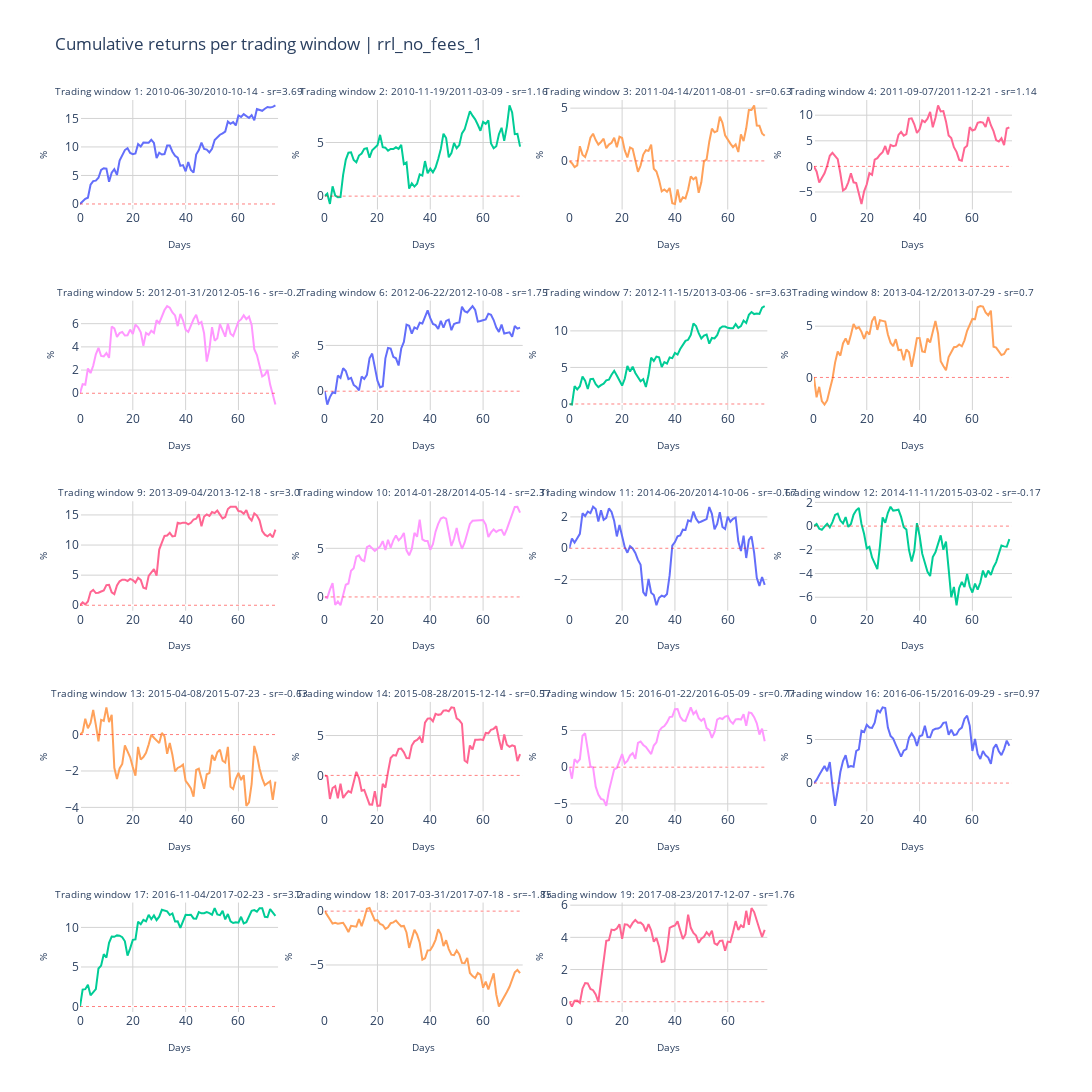

The cell this chart's notebook holds for it:
### Code cell
metric ="Cumulative returns"
fig_title = f"{metric} per trading window | {setting}"

ncols = 4
nrows = generate_nrows(len(batch_names), ncols)

titles = generate_subplot_titles(batch_names)

fig = init_subplots(nrows, ncols, titles)
fig = populate_subplots(fig, df, batch_names, titles, ncols, y_varname=metric, initial_invest=initial_invest)

layout = generate_layout(
    fig_height=1200, 
    fig_width=1400, 
    fig_title=fig_title)
    
fig.update_layout(layout)

### Figure 1 — Plotly figure (JSON) as saved in the notebook; plotly's stock layout.template omitted (floating-point values rounded to 4 significant figures)
{"data": [{"name": " sr=3.69", "showlegend": false, "type": "scatter", "x": [0, 1, 2, 3, 4, 5, 6, 7, 8, 9, 10, 11, 12, 13, 14, 15, 16, 17, 18, 19, 20, 21, 22, 23, 24, 25, 26, 27, 28, 29, 30, 31, 32, 33, 34, 35, 36, 37, 38, 39, 40, 41, 42, 43, 44, 45, 46, 47, 48, 49, 50, 51, 52, 53, 54, 55, 56, 57, 58, 59, 60, 61, 62, 63, 64, 65, 66, 67, 68, 69, 70, 71, 72, 73, 74], "xaxis": "x", "y": [0, 0.4337, 0.8932, 1.099, 3.366, 4.019, 4.087, 4.595, 5.974, 6.269, 6.213, 3.882, 5.474, 6.094, 5.09, 7.607, 8.662, 9.458, 9.785, 8.956, 8.723, 8.857, 10.51, 10.08, 10.76, 10.77, 10.75, 11.25, 10.7, 8.065, 8.986, 8.67, 8.745, 10.24, 10.25, 9.168, 8.437, 8.115, 6.679, 6.808, 5.73, 7.349, 5.962, 5.512, 8.666, 9.442, 10.76, 9.661, 9.548, 9.049, 9.661, 11.2, 11.62, 12.15, 12.38, 12.7, 14.45, 14.06, 14.37, 13.78, 15.53, 15.26, 15.75, 15.48, 15.08, 15.58, 14.69, 16.66, 16.45, 16.34, 16.71, 17.0, 16.94, 17.02, 17.28], "yaxis": "y"}, {"line": {"color": "red", "dash": "dot", "width": 0.5}, "mode": "lines", "name": "No returns", "showlegend": false, "type": "scatter", "x": [0, 75], "xaxis": "x", "y": [0, 0], "yaxis": "y"}, {"name": " sr=1.16", "showlegend": false, "type": "scatter", "x": [0, 1, 2, 3, 4, 5, 6, 7, 8, 9, 10, 11, 12, 13, 14, 15, 16, 17, 18, 19, 20, 21, 22, 23, 24, 25, 26, 27, 28, 29, 30, 31, 32, 33, 34, 35, 36, 37, 38, 39, 40, 41, 42, 43, 44, 45, 46, 47, 48, 49, 50, 51, 52, 53, 54, 55, 56, 57, 58, 59, 60, 61, 62, 63, 64, 65, 66, 67, 68, 69, 70, 71, 72, 73, 74], "xaxis": "x2", "y": [0, 0.2262, -0.7311, 0.9159, 0.05409, -0.1098, -0.09397, 1.976, 3.382, 4.043, 4.08, 3.372, 3.152, 3.785, 3.974, 4.408, 4.463, 3.584, 4.276, 4.498, 4.741, 5.715, 4.567, 4.52, 4.239, 4.404, 4.394, 4.553, 4.403, 4.781, 2.991, 3.146, 0.6974, 1.196, 0.8901, 1.162, 2.028, 1.914, 3.269, 2.134, 2.562, 2.21, 2.665, 3.466, 4.403, 5.826, 5.412, 3.625, 4.007, 4.954, 4.467, 4.763, 5.851, 6.22, 7.152, 7.922, 7.504, 7.164, 6.655, 6.095, 6.927, 6.739, 7.057, 4.902, 4.464, 4.653, 5.773, 6.37, 5.156, 6.485, 8.454, 7.803, 5.781, 5.816, 4.612], "yaxis": "y2"}, {"line": {"color": "red", "dash": "dot", "width": 0.5}, "mode": "lines", "name": "No returns", "showlegend": false, "type": "scatter", "x": [0, 75], "xaxis": "x2", "y": [0, 0], "yaxis": "y2"}, {"name": " sr=0.63", "showlegend": false, "type": "scatter", "x": [0, 1, 2, 3, 4, 5, 6, 7, 8, 9, 10, 11, 12, 13, 14, 15, 16, 17, 18, 19, 20, 21, 22, 23, 24, 25, 26, 27, 28, 29, 30, 31, 32, 33, 34, 35, 36, 37, 38, 39, 40, 41, 42, 43, 44, 45, 46, 47, 48, 49, 50, 51, 52, 53, 54, 55, 56, 57, 58, 59, 60, 61, 62, 63, 64, 65, 66, 67, 68, 69, 70, 71, 72, 73, 74], "xaxis": "x3", "y": [0, -0.2136, -0.5851, -0.4184, 1.39, 0.5917, 0.3772, 1.13, 2.193, 2.578, 1.976, 1.55, 1.793, 2.105, 1.208, 1.546, 1.721, 2.193, 1.305, 2.295, 2.167, 0.9983, 0.3295, 1.277, 1.131, 0.1688, -1.03, -0.4403, 0.6, 1.017, 0.9482, 1.539, -0.7417, -1.005, -1.812, -2.889, -2.715, -2.935, -2.57, -4.008, -4.082, -2.708, -3.915, -3.449, -3.546, -2.716, -1.464, -1.752, -1.515, -3.018, -2.032, -0.04032, 0.1428, 1.818, 3.052, 2.713, 2.827, 4.187, 3.616, 2.425, 1.994, 1.638, 1.303, 1.573, 0.8428, 2.514, 1.873, 3.092, 4.832, 4.826, 5.253, 3.343, 3.342, 2.608, 2.392], "yaxis": "y3"}, {"line": {"color": "red", "dash": "dot", "width": 0.5}, "mode": "lines", "name": "No returns", "showlegend": false, "type": "scatter", "x": [0, 75], "xaxis": "x3", "y": [0, 0], "yaxis": "y3"}, {"name": " sr=1.14", "showlegend": false, "type": "scatter", "x": [0, 1, 2, 3, 4, 5, 6, 7, 8, 9, 10, 11, 12, 13, 14, 15, 16, 17, 18, 19, 20, 21, 22, 23, 24, 25, 26, 27, 28, 29, 30, 31, 32, 33, 34, 35, 36, 37, 38, 39, 40, 41, 42, 43, 44, 45, 46, 47, 48, 49, 50, 51, 52, 53, 54, 55, 56, 57, 58, 59, 60, 61, 62, 63, 64, 65, 66, 67, 68, 69, 70, 71, 72, 73, 74], "xaxis": "x4", "y": [0, -0.991, -3.13, -2.142, -1.339, 0.126, 2.069, 2.66, 1.99, 1.421, -1.392, -4.718, -4.33, -3.114, -1.357, -3.11, -3.248, -5.118, -7.341, -4.875, -3.495, -1.326, -1.651, 1.302, 1.597, 2.289, 2.778, 3.993, 2.321, 4.193, 3.936, 4.082, 6.14, 6.748, 6.015, 6.294, 9.3, 9.389, 8.235, 6.514, 7.251, 8.987, 8.657, 9.315, 10.63, 7.653, 9.452, 11.9, 10.74, 10.81, 8.788, 6.054, 5.528, 3.747, 2.84, 1.262, 1.099, 3.577, 4.026, 7.668, 7.006, 7.212, 8.496, 8.675, 8.567, 7.701, 9.626, 8.042, 6.875, 5.13, 4.852, 5.484, 4.158, 7.397, 7.63], "yaxis": "y4"}, {"line": {"color": "red", "dash": "dot", "width": 0.5}, "mode": "lines", "name": "No returns", "showlegend": false, "type": "scatter", "x": [0, 75], "xaxis": "x4", "y": [0, 0], "yaxis": "y4"}, {"name": "0.2", "showlegend": false, "type": "scatter", "x": [0, 1, 2, 3, 4, 5, 6, 7, 8, 9, 10, 11, 12, 13, 14, 15, 16, 17, 18, 19, 20, 21, 22, 23, 24, 25, 26, 27, 28, 29, 30, 31, 32, 33, 34, 35, 36, 37, 38, 39, 40, 41, 42, 43, 44, 45, 46, 47, 48, 49, 50, 51, 52, 53, 54, 55, 56, 57, 58, 59, 60, 61, 62, 63, 64, 65, 66, 67, 68, 69, 70, 71, 72, 73, 74], "xaxis": "x5", "y": [0, 0.7864, 0.7348, 2.133, 1.742, 2.365, 3.357, 3.916, 3.215, 3.176, 3.469, 3.053, 5.759, 5.59, 4.865, 5.188, 5.283, 4.98, 5.0, 5.487, 5.104, 5.923, 5.686, 5.255, 4.094, 5.204, 5.035, 5.392, 5.199, 6.294, 6.049, 6.648, 7.179, 7.515, 7.378, 6.966, 6.712, 5.788, 6.836, 6.296, 5.485, 5.289, 5.853, 6.378, 6.769, 5.988, 6.146, 5.168, 2.734, 3.785, 5.697, 4.535, 4.75, 5.963, 5.431, 4.877, 5.997, 5.13, 4.93, 5.475, 6.182, 6.367, 6.718, 6.391, 6.608, 5.892, 3.802, 3.289, 2.352, 1.455, 1.589, 2.006, 0.747, -0.2189, -0.9786], "yaxis": "y5"}, {"line": {"color": "red", "dash": "dot", "width": 0.5}, "mode": "lines", "name": "No returns", "showlegend": false, "type": "scatter", "x": [0, 75], "xaxis": "x5", "y": [0, 0], "yaxis": "y5"}, {"name": " sr=1.75", "showlegend": false, "type": "scatter", "x": [0, 1, 2, 3, 4, 5, 6, 7, 8, 9, 10, 11, 12, 13, 14, 15, 16, 17, 18, 19, 20, 21, 22, 23, 24, 25, 26, 27, 28, 29, 30, 31, 32, 33, 34, 35, 36, 37, 38, 39, 40, 41, 42, 43, 44, 45, 46, 47, 48, 49, 50, 51, 52, 53, 54, 55, 56, 57, 58, 59, 60, 61, 62, 63, 64, 65, 66, 67, 68, 69, 70, 71, 72, 73, 74], "xaxis": "x6", "y": [0, -1.464, -0.6447, -0.1359, -0.1999, 1.708, 1.456, 2.511, 2.2, 1.32, 1.45, 0.6823, 0.4615, 0.102, 1.595, 1.337, 1.782, 3.587, 4.107, 2.458, 1.145, 0.4081, 0.543, 3.591, 4.724, 4.662, 3.752, 3.592, 2.806, 4.663, 5.382, 7.269, 7.14, 6.282, 6.966, 6.815, 7.47, 7.39, 8.225, 8.832, 7.979, 7.336, 7.217, 6.805, 7.679, 6.929, 7.678, 7.808, 6.665, 7.342, 7.454, 7.512, 9.226, 8.738, 8.598, 8.995, 9.291, 8.868, 7.597, 7.664, 7.783, 7.831, 8.465, 8.347, 7.77, 6.958, 6.479, 7.27, 6.297, 6.329, 6.428, 5.95, 7.114, 6.832, 6.939], "yaxis": "y6"}, {"line": {"color": "red", "dash": "dot", "width": 0.5}, "mode": "lines", "name": "No returns", "showlegend": false, "type": "scatter", "x": [0, 75], "xaxis": "x6", "y": [0, 0], "yaxis": "y6"}, {"name": " sr=3.63", "showlegend": false, "type": "scatter", "x": [0, 1, 2, 3, 4, 5, 6, 7, 8, 9, 10, 11, 12, 13, 14, 15, 16, 17, 18, 19, 20, 21, 22, 23, 24, 25, 26, 27, 28, 29, 30, 31, 32, 33, 34, 35, 36, 37, 38, 39, 40, 41, 42, 43, 44, 45, 46, 47, 48, 49, 50, 51, 52, 53, 54, 55, 56, 57, 58, 59, 60, 61, 62, 63, 64, 65, 66, 67, 68, 69, 70, 71, 72, 73, 74], "xaxis": "x7", "y": [0, -0.08469, 2.457, 1.987, 2.427, 3.745, 3.185, 2.05, 3.405, 3.444, 2.71, 2.306, 2.584, 2.769, 3.232, 3.321, 4.004, 4.534, 3.901, 3.226, 2.521, 3.451, 5.202, 4.436, 5.1, 4.238, 3.695, 3.12, 3.407, 2.319, 3.923, 6.341, 5.885, 6.486, 6.395, 5.063, 5.738, 5.534, 6.369, 6.271, 6.976, 6.755, 7.51, 8.153, 8.636, 8.779, 9.447, 11.01, 10.67, 9.691, 8.958, 9.344, 9.5, 8.253, 9.032, 8.974, 9.418, 10.33, 10.61, 10.59, 10.41, 10.36, 10.36, 10.93, 10.42, 10.66, 11.41, 11.08, 12.2, 12.57, 12.3, 12.37, 12.32, 13.18, 13.39], "yaxis": "y7"}, {"line": {"color": "red", "dash": "dot", "width": 0.5}, "mode": "lines", "name": "No returns", "showlegend": false, "type": "scatter", "x": [0, 75], "xaxis": "x7", "y": [0, 0], "yaxis": "y7"}, {"name": " sr=0.7", "showlegend": false, "type": "scatter", "x": [0, 1, 2, 3, 4, 5, 6, 7, 8, 9, 10, 11, 12, 13, 14, 15, 16, 17, 18, 19, 20, 21, 22, 23, 24, 25, 26, 27, 28, 29, 30, 31, 32, 33, 34, 35, 36, 37, 38, 39, 40, 41, 42, 43, 44, 45, 46, 47, 48, 49, 50, 51, 52, 53, 54, 55, 56, 57, 58, 59, 60, 61, 62, 63, 64, 65, 66, 67, 68, 69, 70, 71, 72, 73, 74], "xaxis": "x8", "y": [0, -1.936, -0.9145, -2.308, -2.65, -2.245, -1.175, -0.1522, 1.448, 2.53, 2.131, 3.319, 3.811, 3.216, 4.156, 5.204, 4.758, 4.907, 4.448, 3.758, 4.489, 4.174, 5.503, 5.954, 4.636, 5.575, 5.52, 5.453, 4.196, 3.385, 3.046, 3.729, 2.669, 2.693, 1.676, 2.725, 2.449, 1.037, 2.366, 3.838, 3.85, 2.54, 2.479, 3.798, 3.406, 4.338, 5.499, 4.291, 1.575, 1.115, 0.6954, 1.984, 2.532, 2.944, 2.987, 3.21, 3.039, 3.619, 4.549, 5.055, 5.708, 5.685, 6.846, 6.958, 6.907, 6.345, 6.07, 6.517, 2.993, 2.908, 2.591, 2.182, 2.291, 2.742, 2.767], "yaxis": "y8"}, {"line": {"color": "red", "dash": "dot", "width": 0.5}, "mode": "lines", "name": "No returns", "showlegend": false, "type": "scatter", "x": [0, 75], "xaxis": "x8", "y": [0, 0], "yaxis": "y8"}, {"name": " sr=3.0", "showlegend": false, "type": "scatter", "x": [0, 1, 2, 3, 4, 5, 6, 7, 8, 9, 10, 11, 12, 13, 14, 15, 16, 17, 18, 19, 20, 21, 22, 23, 24, 25, 26, 27, 28, 29, 30, 31, 32, 33, 34, 35, 36, 37, 38, 39, 40, 41, 42, 43, 44, 45, 46, 47, 48, 49, 50, 51, 52, 53, 54, 55, 56, 57, 58, 59, 60, 61, 62, 63, 64, 65, 66, 67, 68, 69, 70, 71, 72, 73, 74], "xaxis": "x9", "y": [0, 0.4766, 0.1402, 0.6301, 2.198, 2.546, 2.029, 2.08, 2.285, 2.459, 3.344, 3.376, 2.152, 1.846, 3.283, 3.974, 4.246, 4.247, 4.029, 4.382, 4.195, 3.765, 4.558, 4.208, 2.894, 2.748, 4.86, 5.428, 6.001, 4.923, 9.252, 10.41, 11.52, 11.57, 12.02, 11.44, 11.51, 13.7, 13.6, 13.72, 13.72, 13.43, 13.69, 14.24, 14.38, 15.11, 13.14, 14.74, 15.1, 14.83, 15.48, 15.31, 15.73, 15.06, 14.42, 14.67, 15.99, 16.36, 16.3, 16.35, 15.64, 15.58, 15.2, 15.8, 14.59, 14.07, 15.25, 14.9, 14.08, 12.33, 11.73, 11.44, 11.82, 11.3, 12.57], "yaxis": "y9"}, {"line": {"color": "red", "dash": "dot", "width": 0.5}, "mode": "lines", "name": "No returns", "showlegend": false, "type": "scatter", "x": [0, 75], "xaxis": "x9", "y": [0, 0], "yaxis": "y9"}, {"name": " sr=2.31", "showlegend": false, "type": "scatter", "x": [0, 1, 2, 3, 4, 5, 6, 7, 8, 9, 10, 11, 12, 13, 14, 15, 16, 17, 18, 19, 20, 21, 22, 23, 24, 25, 26, 27, 28, 29, 30, 31, 32, 33, 34, 35, 36, 37, 38, 39, 40, 41, 42, 43, 44, 45, 46, 47, 48, 49, 50, 51, 52, 53, 54, 55, 56, 57, 58, 59, 60, 61, 62, 63, 64, 65, 66, 67, 68, 69, 70, 71, 72, 73, 74], "xaxis": "x10", "y": [0, -0.09621, 0.7457, 1.416, -0.8092, -0.4563, -0.855, 0.2576, 1.255, 1.38, 2.702, 2.96, 4.146, 4.271, 3.809, 3.68, 5.116, 5.266, 5.007, 4.738, 4.959, 5.189, 5.743, 4.829, 5.882, 5.057, 5.826, 6.31, 5.819, 6.09, 6.588, 4.796, 4.28, 4.93, 6.598, 6.191, 7.939, 5.923, 5.759, 5.755, 4.856, 5.427, 6.714, 7.518, 8.058, 8.183, 8.056, 6.635, 5.236, 5.978, 7.085, 5.784, 4.952, 5.574, 6.47, 7.514, 7.829, 7.842, 7.904, 7.85, 7.912, 7.448, 6.161, 6.635, 6.944, 6.684, 6.856, 6.905, 6.327, 6.983, 7.785, 8.465, 9.255, 9.276, 8.68], "yaxis": "y10"}, {"line": {"color": "red", "dash": "dot", "width": 0.5}, "mode": "lines", "name": "No returns", "showlegend": false, "type": "scatter", "x": [0, 75], "xaxis": "x10", "y": [0, 0], "yaxis": "y10"}, {"name": "0.67", "showlegend": false, "type": "scatter", "x": [0, 1, 2, 3, 4, 5, 6, 7, 8, 9, 10, 11, 12, 13, 14, 15, 16, 17, 18, 19, 20, 21, 22, 23, 24, 25, 26, 27, 28, 29, 30, 31, 32, 33, 34, 35, 36, 37, 38, 39, 40, 41, 42, 43, 44, 45, 46, 47, 48, 49, 50, 51, 52, 53, 54, 55, 56, 57, 58, 59, 60, 61, 62, 63, 64, 65, 66, 67, 68, 69, 70, 71, 72, 73, 74], "xaxis": "x11", "y": [0, 0.6166, 0.3574, 0.6447, 0.9207, 2.23, 2.057, 2.341, 2.242, 2.647, 2.497, 1.709, 2.426, 1.818, 1.939, 2.541, 2.313, 1.734, 0.7533, 1.487, 0.815, 0.0655, -0.2825, 0.1299, -0.007242, -0.2999, -0.7428, -1.055, -2.798, -3.043, -1.954, -2.836, -2.979, -3.633, -3.154, -3.02, -3.088, -2.919, -1.716, 0.1632, 0.3935, 0.7653, 0.8179, 1.187, 1.169, 1.777, 1.714, 2.337, 1.887, 1.639, 1.705, 1.763, 1.864, 2.631, 2.194, 1.214, 1.548, 2.303, 1.362, 1.228, 2.013, 1.691, 1.875, 1.961, 0.4439, -0.1786, 0.8025, -0.6207, 0.5273, 0.7598, -0.2946, -1.882, -2.395, -1.829, -2.331], "yaxis": "y11"}, {"line": {"color": "red", "dash": "dot", "width": 0.5}, "mode": "lines", "name": "No returns", "showlegend": false, "type": "scatter", "x": [0, 75], "xaxis": "x11", "y": [0, 0], "yaxis": "y11"}, {"name": "0.17", "showlegend": false, "type": "scatter", "x": [0, 1, 2, 3, 4, 5, 6, 7, 8, 9, 10, 11, 12, 13, 14, 15, 16, 17, 18, 19, 20, 21, 22, 23, 24, 25, 26, 27, 28, 29, 30, 31, 32, 33, 34, 35, 36, 37, 38, 39, 40, 41, 42, 43, 44, 45, 46, 47, 48, 49, 50, 51, 52, 53, 54, 55, 56, 57, 58, 59, 60, 61, 62, 63, 64, 65, 66, 67, 68, 69, 70, 71, 72, 73, 74], "xaxis": "x12", "y": [0, 0.1737, -0.211, -0.316, -0.04296, 0.2013, -0.1029, 0.3362, 0.9414, 1.054, 0.4681, 0.2217, 0.7597, -0.06971, 0.1802, 0.9652, 1.332, 1.525, 0.1777, -0.6665, -1.884, -1.746, -2.643, -3.085, -3.634, -1.674, 0.7317, 0.2782, 1.122, 1.632, 1.308, 1.345, 1.385, 0.7769, -0.09193, -0.2848, -2.021, -2.984, -2.086, 0.2442, -0.8149, -2.324, -3.078, -3.85, -4.208, -2.609, -2.212, -1.505, -0.7846, -1.99, -1.299, -3.615, -6.0, -5.126, -6.674, -5.228, -4.7, -5.14, -4.038, -5.078, -5.602, -4.853, -5.355, -4.754, -3.748, -4.319, -3.753, -4.123, -3.464, -3.037, -2.419, -1.634, -1.709, -1.737, -1.092], "yaxis": "y12"}, {"line": {"color": "red", "dash": "dot", "width": 0.5}, "mode": "lines", "name": "No returns", "showlegend": false, "type": "scatter", "x": [0, 75], "xaxis": "x12", "y": [0, 0], "yaxis": "y12"}, {"name": "0.63", "showlegend": false, "type": "scatter", "x": [0, 1, 2, 3, 4, 5, 6, 7, 8, 9, 10, 11, 12, 13, 14, 15, 16, 17, 18, 19, 20, 21, 22, 23, 24, 25, 26, 27, 28, 29, 30, 31, 32, 33, 34, 35, 36, 37, 38, 39, 40, 41, 42, 43, 44, 45, 46, 47, 48, 49, 50, 51, 52, 53, 54, 55, 56, 57, 58, 59, 60, 61, 62, 63, 64, 65, 66, 67, 68, 69, 70, 71, 72, 73, 74], "xaxis": "x13", "y": [0, 0.1294, 0.8725, 0.3465, 0.6382, 1.349, 0.5316, -0.3783, 0.806, 0.7545, 1.492, 0.684, 1.081, -1.826, -2.437, -1.861, -1.612, -0.601, -0.9226, -1.247, -1.787, -2.253, -0.6784, -1.375, -1.238, -0.9995, -0.5528, -0.01165, -0.1729, -0.3249, -0.4694, 0.09164, -0.1036, -1.059, -0.4635, -1.124, -2.018, -1.835, -1.766, -1.651, -2.545, -2.734, -2.959, -3.415, -1.947, -1.876, -2.47, -2.976, -2.183, -2.118, -1.114, -1.424, -0.9728, -0.8315, -1.436, -1.54, -0.6786, -2.869, -2.993, -2.43, -2.106, -2.497, -2.227, -3.917, -3.723, -2.713, -0.6238, -1.126, -1.877, -2.407, -2.777, -2.654, -2.566, -3.582, -2.583], "yaxis": "y13"}, {"line": {"color": "red", "dash": "dot", "width": 0.5}, "mode": "lines", "name": "No returns", "showlegend": false, "type": "scatter", "x": [0, 75], "xaxis": "x13", "y": [0, 0], "yaxis": "y13"}, {"name": " sr=0.57", "showlegend": false, "type": "scatter", "x": [0, 1, 2, 3, 4, 5, 6, 7, 8, 9, 10, 11, 12, 13, 14, 15, 16, 17, 18, 19, 20, 21, 22, 23, 24, 25, 26, 27, 28, 29, 30, 31, 32, 33, 34, 35, 36, 37, 38, 39, 40, 41, 42, 43, 44, 45, 46, 47, 48, 49, 50, 51, 52, 53, 54, 55, 56, 57, 58, 59, 60, 61, 62, 63, 64, 65, 66, 67, 68, 69, 70, 71, 72, 73, 74], "xaxis": "x14", "y": [0, -0.1526, -2.959, -1.582, -1.354, -2.877, -1.044, -2.836, -2.363, -1.966, -2.155, -0.7529, 0.4449, -0.3248, -1.93, -1.828, -2.751, -3.646, -3.667, -1.981, -3.825, -3.786, -1.052, -1.537, 0.446, 2.187, 2.543, 2.479, 3.324, 3.359, 2.898, 2.167, 2.147, 3.744, 4.27, 4.454, 4.805, 4.1, 6.612, 7.122, 7.164, 6.779, 7.718, 7.596, 7.665, 8.126, 8.169, 8.031, 8.531, 8.469, 7.153, 6.915, 6.479, 1.859, 1.615, 3.75, 3.259, 4.458, 4.459, 4.516, 4.43, 5.323, 5.275, 5.726, 5.842, 6.157, 4.562, 3.219, 5.13, 3.858, 3.584, 3.767, 3.649, 1.786, 2.665], "yaxis": "y14"}, {"line": {"color": "red", "dash": "dot", "width": 0.5}, "mode": "lines", "name": "No returns", "showlegend": false, "type": "scatter", "x": [0, 75], "xaxis": "x14", "y": [0, 0], "yaxis": "y14"}, {"name": " sr=0.77", "showlegend": false, "type": "scatter", "x": [0, 1, 2, 3, 4, 5, 6, 7, 8, 9, 10, 11, 12, 13, 14, 15, 16, 17, 18, 19, 20, 21, 22, 23, 24, 25, 26, 27, 28, 29, 30, 31, 32, 33, 34, 35, 36, 37, 38, 39, 40, 41, 42, 43, 44, 45, 46, 47, 48, 49, 50, 51, 52, 53, 54, 55, 56, 57, 58, 59, 60, 61, 62, 63, 64, 65, 66, 67, 68, 69, 70, 71, 72, 73, 74], "xaxis": "x15", "y": [0, -1.572, 1.095, 0.6598, 1.081, 4.282, 4.607, 2.166, 0.1034, -0.03801, -2.656, -3.738, -4.315, -4.441, -5.27, -3.227, -1.759, -0.2904, -0.1005, 0.7263, 1.784, 0.5127, 0.8449, 1.591, 1.906, 1.145, 3.315, 3.497, 3.025, 2.749, 2.194, 1.785, 2.947, 3.39, 4.914, 5.381, 5.601, 6.098, 6.825, 6.884, 7.889, 7.915, 6.847, 6.373, 6.277, 7.224, 8.141, 7.214, 7.62, 6.678, 6.299, 6.674, 5.31, 5.048, 3.993, 4.801, 6.484, 6.694, 6.558, 6.891, 6.993, 6.274, 5.929, 6.509, 6.548, 6.48, 7.205, 5.648, 7.442, 7.36, 6.808, 5.964, 4.448, 5.239, 3.534], "yaxis": "y15"}, {"line": {"color": "red", "dash": "dot", "width": 0.5}, "mode": "lines", "name": "No returns", "showlegend": false, "type": "scatter", "x": [0, 75], "xaxis": "x15", "y": [0, 0], "yaxis": "y15"}, {"name": " sr=0.97", "showlegend": false, "type": "scatter", "x": [0, 1, 2, 3, 4, 5, 6, 7, 8, 9, 10, 11, 12, 13, 14, 15, 16, 17, 18, 19, 20, 21, 22, 23, 24, 25, 26, 27, 28, 29, 30, 31, 32, 33, 34, 35, 36, 37, 38, 39, 40, 41, 42, 43, 44, 45, 46, 47, 48, 49, 50, 51, 52, 53, 54, 55, 56, 57, 58, 59, 60, 61, 62, 63, 64, 65, 66, 67, 68, 69, 70, 71, 72, 73, 74], "xaxis": "x16", "y": [0, 0.3534, 0.9155, 1.362, 1.954, 1.352, 2.419, -0.3111, -2.618, -0.8242, 1.265, 2.524, 3.195, 1.839, 1.96, 1.88, 3.679, 3.858, 6.008, 5.859, 6.679, 6.379, 6.324, 6.939, 8.384, 8.108, 8.683, 8.601, 6.369, 5.414, 5.093, 4.385, 3.798, 3.027, 3.719, 3.895, 5.214, 5.7, 5.233, 4.25, 5.371, 5.48, 6.576, 5.284, 5.253, 6.074, 6.229, 6.252, 6.431, 6.907, 6.965, 5.55, 6.112, 5.513, 5.577, 6.134, 6.357, 7.367, 7.734, 6.563, 3.689, 5.065, 3.352, 2.757, 3.685, 3.176, 2.924, 2.218, 3.994, 4.433, 3.657, 3.212, 3.896, 4.867, 4.279], "yaxis": "y16"}, {"line": {"color": "red", "dash": "dot", "width": 0.5}, "mode": "lines", "name": "No returns", "showlegend": false, "type": "scatter", "x": [0, 75], "xaxis": "x16", "y": [0, 0], "yaxis": "y16"}, {"name": " sr=3.2", "showlegend": false, "type": "scatter", "x": [0, 1, 2, 3, 4, 5, 6, 7, 8, 9, 10, 11, 12, 13, 14, 15, 16, 17, 18, 19, 20, 21, 22, 23, 24, 25, 26, 27, 28, 29, 30, 31, 32, 33, 34, 35, 36, 37, 38, 39, 40, 41, 42, 43, 44, 45, 46, 47, 48, 49, 50, 51, 52, 53, 54, 55, 56, 57, 58, 59, 60, 61, 62, 63, 64, 65, 66, 67, 68, 69, 70, 71, 72, 73, 74], "xaxis": "x17", "y": [0, 2.135, 2.194, 2.746, 1.409, 1.879, 2.203, 4.808, 5.177, 6.61, 6.176, 8.05, 8.846, 8.811, 8.991, 8.951, 8.762, 8.25, 6.428, 7.347, 8.425, 8.489, 10.72, 10.41, 10.95, 10.76, 11.59, 11.03, 11.51, 10.92, 11.36, 12.22, 12.14, 12.03, 11.57, 11.76, 10.75, 10.77, 9.939, 10.87, 11.59, 11.58, 11.61, 11.13, 11.1, 11.93, 11.78, 11.79, 11.93, 11.8, 11.6, 12.45, 11.64, 11.55, 12.09, 11.02, 11.69, 10.77, 10.56, 10.65, 10.61, 11.34, 10.52, 10.67, 11.4, 12.1, 12.19, 11.99, 12.43, 12.42, 11.34, 11.29, 12.32, 11.89, 11.47], "yaxis": "y17"}, {"line": {"color": "red", "dash": "dot", "width": 0.5}, "mode": "lines", "name": "No returns", "showlegend": false, "type": "scatter", "x": [0, 75], "xaxis": "x17", "y": [0, 0], "yaxis": "y17"}, {"name": "1.85", "showlegend": false, "type": "scatter", "x": [0, 1, 2, 3, 4, 5, 6, 7, 8, 9, 10, 11, 12, 13, 14, 15, 16, 17, 18, 19, 20, 21, 22, 23, 24, 25, 26, 27, 28, 29, 30, 31, 32, 33, 34, 35, 36, 37, 38, 39, 40, 41, 42, 43, 44, 45, 46, 47, 48, 49, 50, 51, 52, 53, 54, 55, 56, 57, 58, 59, 60, 61, 62, 63, 64, 65, 66, 67, 68, 69, 70, 71, 72, 73, 74], "xaxis": "x18", "y": [0, -0.3806, -0.72, -1.156, -1.091, -1.173, -1.132, -1.087, -1.479, -1.938, -1.365, -1.437, -1.446, -0.7369, -1.399, -0.6599, 0.2186, 0.288, -0.2759, -0.8689, -0.8399, -1.192, -1.284, -1.645, -1.505, -1.121, -1.042, -0.8725, -1.166, -1.412, -1.376, -1.983, -3.412, -2.453, -1.738, -2.169, -2.942, -4.506, -4.375, -3.647, -3.621, -3.217, -2.666, -1.672, -2.138, -3.251, -2.703, -3.524, -4.042, -4.088, -3.647, -4.013, -4.806, -4.831, -4.337, -5.742, -6.03, -6.209, -5.742, -5.9, -7.11, -6.545, -7.263, -6.509, -5.769, -7.738, -8.859, -8.397, -7.99, -7.513, -7.02, -6.268, -5.68, -5.466, -5.754], "yaxis": "y18"}, {"line": {"color": "red", "dash": "dot", "width": 0.5}, "mode": "lines", "name": "No returns", "showlegend": false, "type": "scatter", "x": [0, 75], "xaxis": "x18", "y": [0, 0], "yaxis": "y18"}, {"name": " sr=1.76", "showlegend": false, "type": "scatter", "x": [0, 1, 2, 3, 4, 5, 6, 7, 8, 9, 10, 11, 12, 13, 14, 15, 16, 17, 18, 19, 20, 21, 22, 23, 24, 25, 26, 27, 28, 29, 30, 31, 32, 33, 34, 35, 36, 37, 38, 39, 40, 41, 42, 43, 44, 45, 46, 47, 48, 49, 50, 51, 52, 53, 54, 55, 56, 57, 58, 59, 60, 61, 62, 63, 64, 65, 66, 67, 68, 69, 70, 71, 72, 73, 74], "xaxis": "x19", "y": [0, -0.2987, 0.06432, 0.06994, -0.06825, 0.8091, 1.16, 1.138, 0.7961, 0.7155, 0.4472, -0.01588, 1.269, 2.579, 3.782, 3.826, 4.48, 4.447, 4.545, 4.818, 3.909, 4.81, 4.793, 4.622, 4.895, 5.077, 4.909, 4.923, 4.764, 4.372, 4.821, 4.441, 3.732, 3.957, 3.423, 2.473, 2.519, 3.207, 4.592, 4.676, 4.734, 4.994, 4.473, 3.901, 4.192, 5.406, 4.592, 4.275, 4.105, 3.659, 3.918, 4.038, 4.322, 4.119, 4.416, 3.631, 3.531, 3.772, 3.798, 3.162, 3.733, 3.7, 4.323, 5.008, 4.455, 4.749, 4.605, 5.65, 4.775, 5.822, 5.572, 4.964, 4.521, 4.03, 4.47], "yaxis": "y19"}, {"line": {"color": "red", "dash": "dot", "width": 0.5}, "mode": "lines", "name": "No returns", "showlegend": false, "type": "scatter", "x": [0, 75], "xaxis": "x19", "y": [0, 0], "yaxis": "y19"}], "layout": {"annotations": [{"font": {"size": 10}, "showarrow": false, "text": "Trading window 1: 2010-06-30/2010-10-14 - sr=3.69", "x": 0.1062, "xanchor": "center", "xref": "paper", "y": 1, "yanchor": "bottom", "yref": "paper"}, {"font": {"size": 10}, "showarrow": false, "text": "Trading window 2: 2010-11-19/2011-03-09 - sr=1.16", "x": 0.3688, "xanchor": "center", "xref": "paper", "y": 1, "yanchor": "bottom", "yref": "paper"}, {"font": {"size": 10}, "showarrow": false, "text": "Trading window 3: 2011-04-14/2011-08-01 - sr=0.63", "x": 0.6313, "xanchor": "center", "xref": "paper", "y": 1, "yanchor": "bottom", "yref": "paper"}, {"font": {"size": 10}, "showarrow": false, "text": "Trading window 4: 2011-09-07/2011-12-21 - sr=1.14", "x": 0.8938, "xanchor": "center", "xref": "paper", "y": 1, "yanchor": "bottom", "yref": "paper"}, {"font": {"size": 10}, "showarrow": false, "text": "Trading window 5: 2012-01-31/2012-05-16 - sr=-0.2", "x": 0.1062, "xanchor": "center", "xref": "paper", "y": 0.78, "yanchor": "bottom", "yref": "paper"}, {"font": {"size": 10}, "showarrow": false, "text": "Trading window 6: 2012-06-22/2012-10-08 - sr=1.75", "x": 0.3688, "xanchor": "center", "xref": "paper", "y": 0.78, "yanchor": "bottom", "yref": "paper"}, {"font": {"size": 10}, "showarrow": false, "text": "Trading window 7: 2012-11-15/2013-03-06 - sr=3.63", "x": 0.6313, "xanchor": "center", "xref": "paper", "y": 0.78, "yanchor": "bottom", "yref": "paper"}, {"font": {"size": 10}, "showarrow": false, "text": "Trading window 8: 2013-04-12/2013-07-29 - sr=0.7", "x": 0.8938, "xanchor": "center", "xref": "paper", "y": 0.78, "yanchor": "bottom", "yref": "paper"}, {"font": {"size": 10}, "showarrow": false, "text": "Trading window 9: 2013-09-04/2013-12-18 - sr=3.0", "x": 0.1062, "xanchor": "center", "xref": "paper", "y": 0.56, "yanchor": "bottom", "yref": "paper"}, {"font": {"size": 10}, "showarrow": false, "text": "Trading window 10: 2014-01-28/2014-05-14 - sr=2.31", "x": 0.3688, "xanchor": "center", "xref": "paper", "y": 0.56, "yanchor": "bottom", "yref": "paper"}, {"font": {"size": 10}, "showarrow": false, "text": "Trading window 11: 2014-06-20/2014-10-06 - sr=-0.67", "x": 0.6313, "xanchor": "center", "xref": "paper", "y": 0.56, "yanchor": "bottom", "yref": "paper"}, {"font": {"size": 10}, "showarrow": false, "text": "Trading window 12: 2014-11-11/2015-03-02 - sr=-0.17", "x": 0.8938, "xanchor": "center", "xref": "paper", "y": 0.56, "yanchor": "bottom", "yref": "paper"}, {"font": {"size": 10}, "showarrow": false, "text": "Trading window 13: 2015-04-08/2015-07-23 - sr=-0.63", "x": 0.1062, "xanchor": "center", "xref": "paper", "y": 0.34, "yanchor": "bottom", "yref": "paper"}, {"font": {"size": 10}, "showarrow": false, "text": "Trading window 14: 2015-08-28/2015-12-14 - sr=0.57", "x": 0.3688, "xanchor": "center", "xref": "paper", "y": 0.34, "yanchor": "bottom", "yref": "paper"}, {"font": {"size": 10}, "showarrow": false, "text": "Trading window 15: 2016-01-22/2016-05-09 - sr=0.77", "x": 0.6313, "xanchor": "center", "xref": "paper", "y": 0.34, "yanchor": "bottom", "yref": "paper"}, {"font": {"size": 10}, "showarrow": false, "text": "Trading window 16: 2016-06-15/2016-09-29 - sr=0.97", "x": 0.8938, "xanchor": "center", "xref": "paper", "y": 0.34, "yanchor": "bottom", "yref": "paper"}, {"font": {"size": 10}, "showarrow": false, "text": "Trading window 17: 2016-11-04/2017-02-23 - sr=3.2", "x": 0.1062, "xanchor": "center", "xref": "paper", "y": 0.12, "yanchor": "bottom", "yref": "paper"}, {"font": {"size": 10}, "showarrow": false, "text": "Trading window 18: 2017-03-31/2017-07-18 - sr=-1.85", "x": 0.3688, "xanchor": "center", "xref": "paper", "y": 0.12, "yanchor": "bottom", "yref": "paper"}, {"font": {"size": 10}, "showarrow": false, "text": "Trading window 19: 2017-08-23/2017-12-07 - sr=1.76", "x": 0.6313, "xanchor": "center", "xref": "paper", "y": 0.12, "yanchor": "bottom", "yref": "paper"}], "height": 1200, "plot_bgcolor": "white", "title": {"text": "Cumulative returns per trading window | rrl_no_fees_1"}, "width": 1400, "xaxis": {"anchor": "y", "domain": [0, 0.2125], "gridcolor": "lightgrey", "title": {"font": {"size": 10}, "text": "Days"}}, "xaxis10": {"anchor": "y10", "domain": [0.2625, 0.475], "gridcolor": "lightgrey", "title": {"font": {"size": 10}, "text": "Days"}}, "xaxis11": {"anchor": "y11", "domain": [0.525, 0.7375], "gridcolor": "lightgrey", "title": {"font": {"size": 10}, "text": "Days"}}, "xaxis12": {"anchor": "y12", "domain": [0.7875, 1], "gridcolor": "lightgrey", "title": {"font": {"size": 10}, "text": "Days"}}, "xaxis13": {"anchor": "y13", "domain": [0, 0.2125], "gridcolor": "lightgrey", "title": {"font": {"size": 10}, "text": "Days"}}, "xaxis14": {"anchor": "y14", "domain": [0.2625, 0.475], "gridcolor": "lightgrey", "title": {"font": {"size": 10}, "text": "Days"}}, "xaxis15": {"anchor": "y15", "domain": [0.525, 0.7375], "gridcolor": "lightgrey", "title": {"font": {"size": 10}, "text": "Days"}}, "xaxis16": {"anchor": "y16", "domain": [0.7875, 1], "gridcolor": "lightgrey", "title": {"font": {"size": 10}, "text": "Days"}}, "xaxis17": {"anchor": "y17", "domain": [0, 0.2125], "gridcolor": "lightgrey", "title": {"font": {"size": 10}, "text": "Days"}}, "xaxis18": {"anchor": "y18", "domain": [0.2625, 0.475], "gridcolor": "lightgrey", "title": {"font": {"size": 10}, "text": "Days"}}, "xaxis19": {"anchor": "y19", "domain": [0.525, 0.7375], "gridcolor": "lightgrey", "title": {"font": {"size": 10}, "text": "Days"}}, "xaxis2": {"anchor": "y2", "domain": [0.2625, 0.475], "gridcolor": "lightgrey", "title": {"font": {"size": 10}, "text": "Days"}}, "xaxis20": {"anchor": "y20", "domain": [0.7875, 1]}, "xaxis3": {"anchor": "y3", "domain": [0.525, 0.7375], "gridcolor": "lightgrey", "title": {"font": {"size": 10}, "text": "Days"}}, "xaxis4": {"anchor": "y4", "domain": [0.7875, 1], "gridcolor": "lightgrey", "title": {"font": {"size": 10}, "text": "Days"}}, "xaxis5": {"anchor": "y5", "domain": [0, 0.2125], "gridcolor": "lightgrey", "title": {"font": {"size": 10}, "text": "Days"}}, "xaxis6": {"anchor": "y6", "domain": [0.2625, 0.475], "gridcolor": "lightgrey", "title": {"font": {"size": 10}, "text": "Days"}}, "xaxis7": {"anchor": "y7", "domain": [0.525, 0.7375], "gridcolor": "lightgrey", "title": {"font": {"size": 10}, "text": "Days"}}, "xaxis8": {"anchor": "y8", "domain": [0.7875, 1], "gridcolor": "lightgrey", "title": {"font": {"size": 10}, "text": "Days"}}, "xaxis9": {"anchor": "y9", "domain": [0, 0.2125], "gridcolor": "lightgrey", "title": {"font": {"size": 10}, "text": "Days"}}, "yaxis": {"anchor": "x", "domain": [0.88, 1], "gridcolor": "lightgrey", "showticklabels": true, "title": {"font": {"size": 10}, "text": "%"}}, "yaxis10": {"anchor": "x10", "domain": [0.44, 0.56], "gridcolor": "lightgrey", "showticklabels": true, "title": {"font": {"size": 10}, "text": "%"}}, "yaxis11": {"anchor": "x11", "domain": [0.44, 0.56], "gridcolor": "lightgrey", "showticklabels": true, "title": {"font": {"size": 10}, "text": "%"}}, "yaxis12": {"anchor": "x12", "domain": [0.44, 0.56], "gridcolor": "lightgrey", "showticklabels": true, "title": {"font": {"size": 10}, "text": "%"}}, "yaxis13": {"anchor": "x13", "domain": [0.22, 0.34], "gridcolor": "lightgrey", "showticklabels": true, "title": {"font": {"size": 10}, "text": "%"}}, "yaxis14": {"anchor": "x14", "domain": [0.22, 0.34], "gridcolor": "lightgrey", "showticklabels": true, "title": {"font": {"size": 10}, "text": "%"}}, "yaxis15": {"anchor": "x15", "domain": [0.22, 0.34], "gridcolor": "lightgrey", "showticklabels": true, "title": {"font": {"size": 10}, "text": "%"}}, "yaxis16": {"anchor": "x16", "domain": [0.22, 0.34], "gridcolor": "lightgrey", "showticklabels": true, "title": {"font": {"size": 10}, "text": "%"}}, "yaxis17": {"anchor": "x17", "domain": [0, 0.12], "gridcolor": "lightgrey", "showticklabels": true, "title": {"font": {"size": 10}, "text": "%"}}, "yaxis18": {"anchor": "x18", "domain": [0, 0.12], "gridcolor": "lightgrey", "showticklabels": true, "title": {"font": {"size": 10}, "text": "%"}}, "yaxis19": {"anchor": "x19", "domain": [0, 0.12], "gridcolor": "lightgrey", "showticklabels": true, "title": {"font": {"size": 10}, "text": "%"}}, "yaxis2": {"anchor": "x2", "domain": [0.88, 1], "gridcolor": "lightgrey", "showticklabels": true, "title": {"font": {"size": 10}, "text": "%"}}, "yaxis20": {"anchor": "x20", "domain": [0, 0.12]}, "yaxis3": {"anchor": "x3", "domain": [0.88, 1], "gridcolor": "lightgrey", "showticklabels": true, "title": {"font": {"size": 10}, "text": "%"}}, "yaxis4": {"anchor": "x4", "domain": [0.88, 1], "gridcolor": "lightgrey", "showticklabels": true, "title": {"font": {"size": 10}, "text": "%"}}, "yaxis5": {"anchor": "x5", "domain": [0.66, 0.78], "gridcolor": "lightgrey", "showticklabels": true, "title": {"font": {"size": 10}, "text": "%"}}, "yaxis6": {"anchor": "x6", "domain": [0.66, 0.78], "gridcolor": "lightgrey", "showticklabels": true, "title": {"font": {"size": 10}, "text": "%"}}, "yaxis7": {"anchor": "x7", "domain": [0.66, 0.78], "gridcolor": "lightgrey", "showticklabels": true, "title": {"font": {"size": 10}, "text": "%"}}, "yaxis8": {"anchor": "x8", "domain": [0.66, 0.78], "gridcolor": "lightgrey", "showticklabels": true, "title": {"font": {"size": 10}, "text": "%"}}, "yaxis9": {"anchor": "x9", "domain": [0.44, 0.56], "gridcolor": "lightgrey", "showticklabels": true, "title": {"font": {"size": 10}, "text": "%"}}}}
